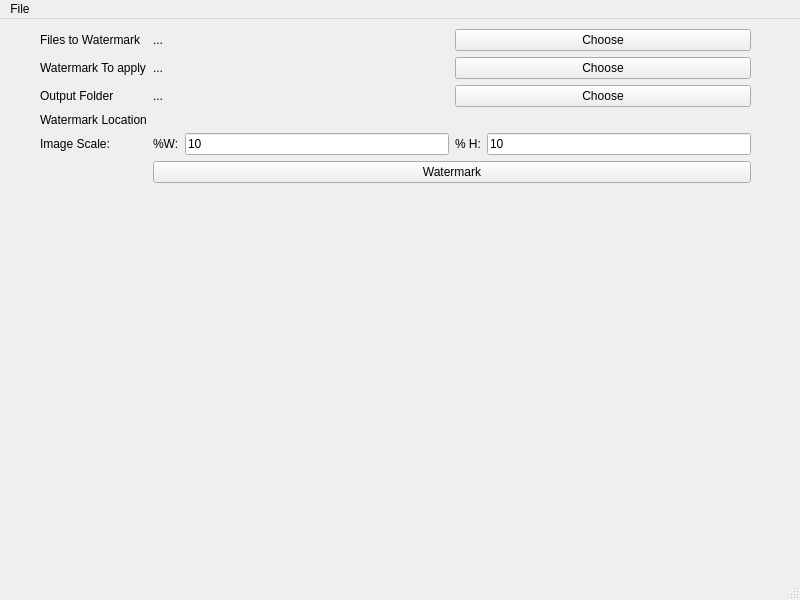
<?xml version="1.0" encoding="UTF-8"?>
<ui version="4.0">
 <class>MainWindow</class>
 <widget class="QMainWindow" name="MainWindow">
  <property name="geometry">
   <rect>
    <x>0</x>
    <y>0</y>
    <width>800</width>
    <height>600</height>
   </rect>
  </property>
  <property name="windowTitle">
   <string>MainWindow</string>
  </property>
  <widget class="QWidget" name="centralwidget">
   <widget class="QWidget" name="">
    <property name="geometry">
     <rect>
      <x>40</x>
      <y>10</y>
      <width>711</width>
      <height>511</height>
     </rect>
    </property>
    <layout class="QFormLayout" name="formLayout">
     <item row="0" column="0">
      <widget class="QLabel" name="label">
       <property name="text">
        <string>Files to Watermark</string>
       </property>
      </widget>
     </item>
     <item row="0" column="1">
      <layout class="QHBoxLayout" name="horizontalLayout">
       <item>
        <widget class="QLabel" name="toWatermarkList">
         <property name="text">
          <string>...</string>
         </property>
        </widget>
       </item>
       <item>
        <widget class="QPushButton" name="toWatermarkButton">
         <property name="text">
          <string>Choose</string>
         </property>
        </widget>
       </item>
      </layout>
     </item>
     <item row="1" column="0">
      <widget class="QLabel" name="label_3">
       <property name="text">
        <string>Watermark To apply</string>
       </property>
      </widget>
     </item>
     <item row="1" column="1">
      <layout class="QHBoxLayout" name="horizontalLayout_3">
       <item>
        <widget class="QLabel" name="watermarkFileList">
         <property name="sizeIncrement">
          <size>
           <width>1</width>
           <height>1</height>
          </size>
         </property>
         <property name="text">
          <string>...</string>
         </property>
        </widget>
       </item>
       <item>
        <widget class="QPushButton" name="waterMarkFileButton">
         <property name="text">
          <string>Choose</string>
         </property>
        </widget>
       </item>
      </layout>
     </item>
     <item row="2" column="0">
      <widget class="QLabel" name="label_6">
       <property name="text">
        <string>Output Folder</string>
       </property>
      </widget>
     </item>
     <item row="2" column="1">
      <layout class="QHBoxLayout" name="horizontalLayout_4">
       <item>
        <widget class="QLabel" name="outputFolderList">
         <property name="text">
          <string>...</string>
         </property>
        </widget>
       </item>
       <item>
        <widget class="QPushButton" name="outputFolderButton">
         <property name="text">
          <string>Choose</string>
         </property>
        </widget>
       </item>
      </layout>
     </item>
     <item row="3" column="0">
      <widget class="QLabel" name="label_8">
       <property name="text">
        <string>Watermark Location</string>
       </property>
      </widget>
     </item>
     <item row="3" column="1">
      <layout class="QVBoxLayout" name="CheckBoxContainer"/>
     </item>
     <item row="4" column="0">
      <widget class="QLabel" name="label_2">
       <property name="toolTip">
        <string extracomment="Compared to Watermark"/>
       </property>
       <property name="text">
        <string>Image Scale:</string>
       </property>
      </widget>
     </item>
     <item row="4" column="1">
      <layout class="QHBoxLayout" name="horizontalLayout_2">
       <item>
        <widget class="QLabel" name="label_5">
         <property name="text">
          <string>%W:</string>
         </property>
        </widget>
       </item>
       <item>
        <widget class="QLineEdit" name="widthScale">
         <property name="text">
          <string>10</string>
         </property>
        </widget>
       </item>
       <item>
        <widget class="QLabel" name="label_4">
         <property name="text">
          <string>% H:</string>
         </property>
        </widget>
       </item>
       <item>
        <widget class="QLineEdit" name="heightScale">
         <property name="text">
          <string>10</string>
         </property>
        </widget>
       </item>
      </layout>
     </item>
     <item row="5" column="0">
      <spacer name="horizontalSpacer">
       <property name="orientation">
        <enum>Qt::Horizontal</enum>
       </property>
       <property name="sizeHint" stdset="0">
        <size>
         <width>40</width>
         <height>20</height>
        </size>
       </property>
      </spacer>
     </item>
     <item row="5" column="1">
      <widget class="QPushButton" name="watermarkButton">
       <property name="text">
        <string>Watermark</string>
       </property>
      </widget>
     </item>
    </layout>
   </widget>
  </widget>
  <widget class="QMenuBar" name="menubar">
   <property name="geometry">
    <rect>
     <x>0</x>
     <y>0</y>
     <width>800</width>
     <height>30</height>
    </rect>
   </property>
   <widget class="QMenu" name="menuFile">
    <property name="title">
     <string>File</string>
    </property>
    <addaction name="actionExit"/>
   </widget>
   <addaction name="menuFile"/>
  </widget>
  <widget class="QStatusBar" name="statusbar"/>
  <action name="actionExit">
   <property name="text">
    <string>Exit</string>
   </property>
  </action>
 </widget>
 <resources/>
 <connections/>
</ui>
